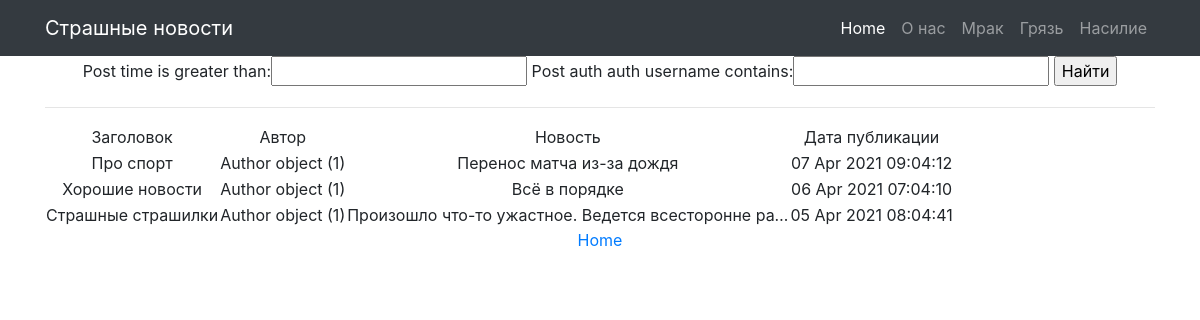
Page /news/search/ on the earlier database version.
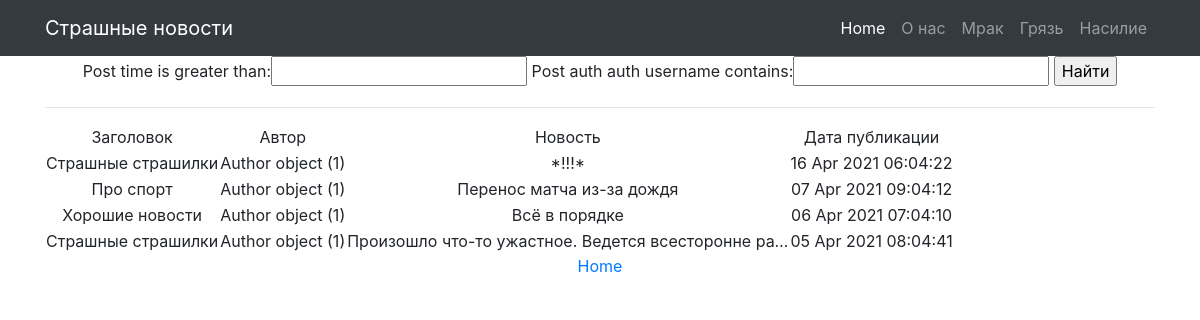
Same page on the later database version.
### news/models.py (models this page shows, shortened)
class Post(models.Model):
    NEWS = 'NW'
    ARTICLE = 'AC'
    TYPE = [
        (NEWS, 'Новость'),
        (ARTICLE, 'Статья'),
    ]
    post_auth = models.ForeignKey(Author, on_delete=models.CASCADE)
    post_type = models.CharField(max_length=2, choices=TYPE)
    post_rat = models.IntegerField(default=0)
    post_had = models.CharField(max_length=255)
    post_text = models.TextField(default='')
    post_time = models.DateTimeField(auto_now_add=True)
    post_cat = models.ManyToManyField(Category, through='PostCategory')

class Author(models.Model):
    auth_rat = models.IntegerField(default=0)
    auth = models.OneToOneField(django.contrib.auth.get_user_model(), on_delete=models.CASCADE)

### news/views.py (the view, shortened to what this page needs)
# urls.py: path('search/', NewsFiltered.as_view()),
class NewsFiltered(ListView):
    model = Post
    template_name = 'search.html'
    context_object_name = 'search'
    ordering = ['-post_time']
    form_class = PostForm
    def get_context_data(self, **kwargs):
        context = super().get_context_data(**kwargs)
        context['filter'] = PostFilter(self.request.GET, queryset=self.get_queryset())
        context['form'] = PostForm()
        return context

### news/forms.py
class PostForm(ModelForm):
    check_fields = BooleanField(label = 'Проверка')
    class Meta:
        model = Post
        fields = ['post_auth', 'post_type', 'post_had', 'post_text']

### news/templatetags/custom_filters.py (called while the page is built)
@register.filter(name='stop_word')
def stop_word(value: str):
    text = value.split()
    for i in range(len(text)):
        for stop in BAD:
            if text[i].lower().find(stop) >= 0:
                text[i] = '*!!!*'
    return ' '.join(text)

### templates/search.html (shortened to what this page needs)
{% extends 'flatpages/default.html' %}
{% load custom_filters %}
{% block content %}
    <form method="GET">
        {{ filter.form }}
        <input type="submit" value="Найти">
    </form>
    <hr>
        <table>
            <tr>
                <td>
                    Заголовок
                </td>
                <td>
                    Автор
                </td>
                <td>
                    Новость
                </td>
                <td>
                    Дата публикации
                </td>
            </tr>
        {% for newsid in filter.qs %}
            <tr>
                <td>
                    {{ newsid.post_had|stop_word }}
                </td>
                <td>
                    {{ newsid.post_auth }}
                </td>
                <td>
                    {{ newsid.post_text|truncatechars:50|stop_word }}
                </td>
                <td>
                    {{ newsid.post_time|date:'d M Y h:m:s' }}
                </td>
            </tr>
        {% endfor %}
        </table>
<a href="http://127.0.0.1:8000/news/">Home</a>
{% endblock content %}

Differences in the rows shown:
added Post: post_had|stop_word "Страшные страшилки", post_auth "Author object (1)", post_text|stop_word "*!!!*", post_time "16 Apr 2021 06:04:22"
